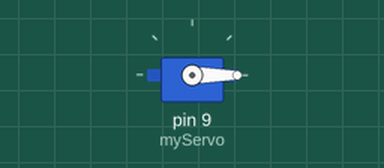
Recording of a sketch running on a simulated Arduino Uno, built with avr-gcc and run on an emulated ATmega328P. Parts: servo.

Above: at 0.05 s.
Timing chart, 0 to 4.6 s (numbered marks = the images above):
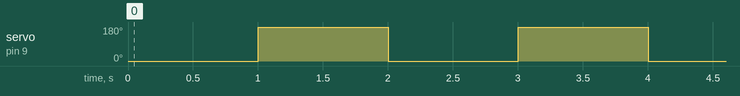

The sketch:

SERVO_FIX_FINAL.ino
```cpp
#include <Servo.h>

Servo myServo;

void setup() {
  // Attach servo to pin 9
  myServo.attach(9);

  // Set initial position
  myServo.write(90);
}

void loop() {
  // CRITICAL: We MUST use the servo in loop() or compiler optimizes it out!
  // Simple sweep to prove it works
  myServo.write(0);
  delay(1000);
  myServo.write(180);
  delay(1000);
}
```

Measured:
- by itself, servo on pin 9 (myServo): alternates 180° for 1.0 s and 0° for 1.0 s
